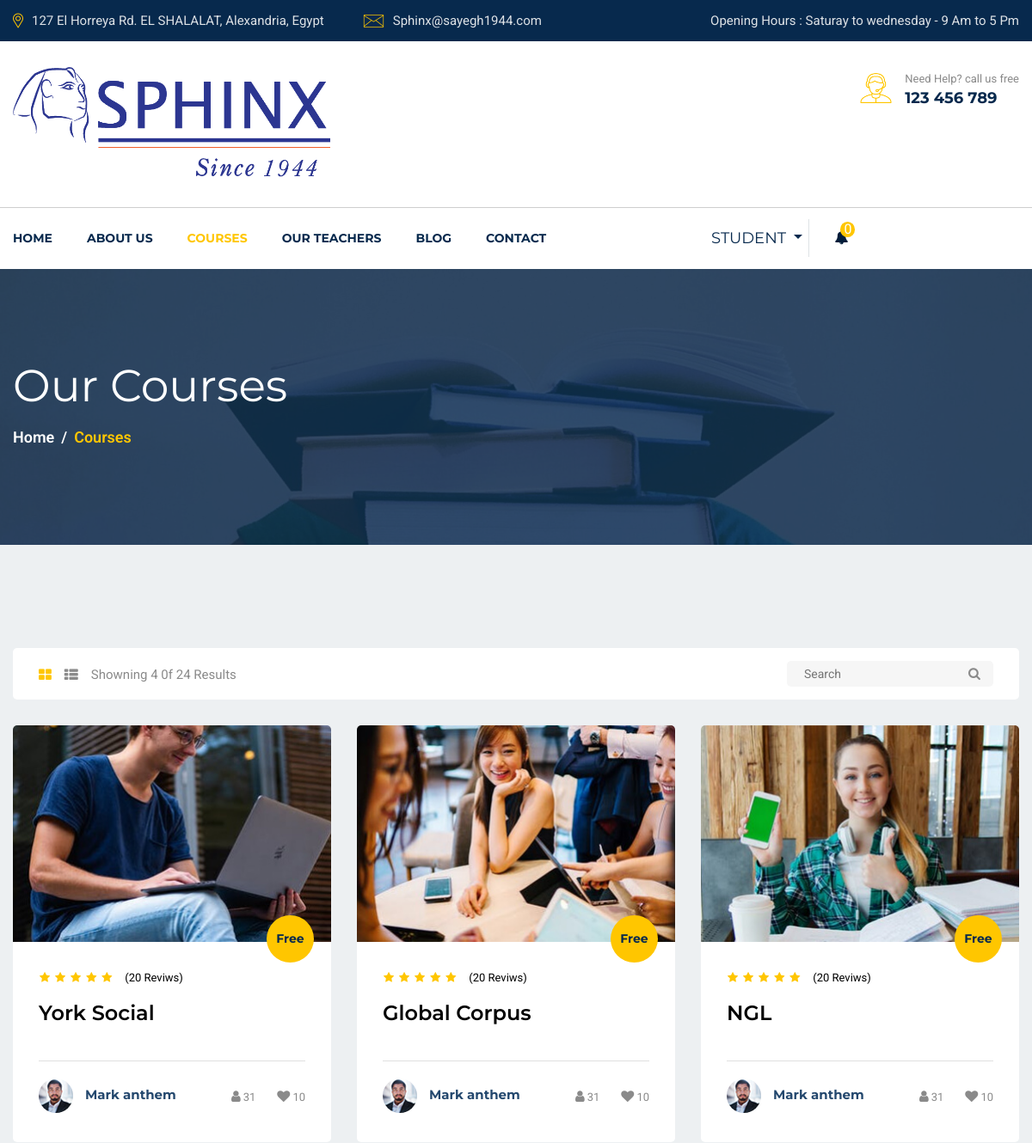
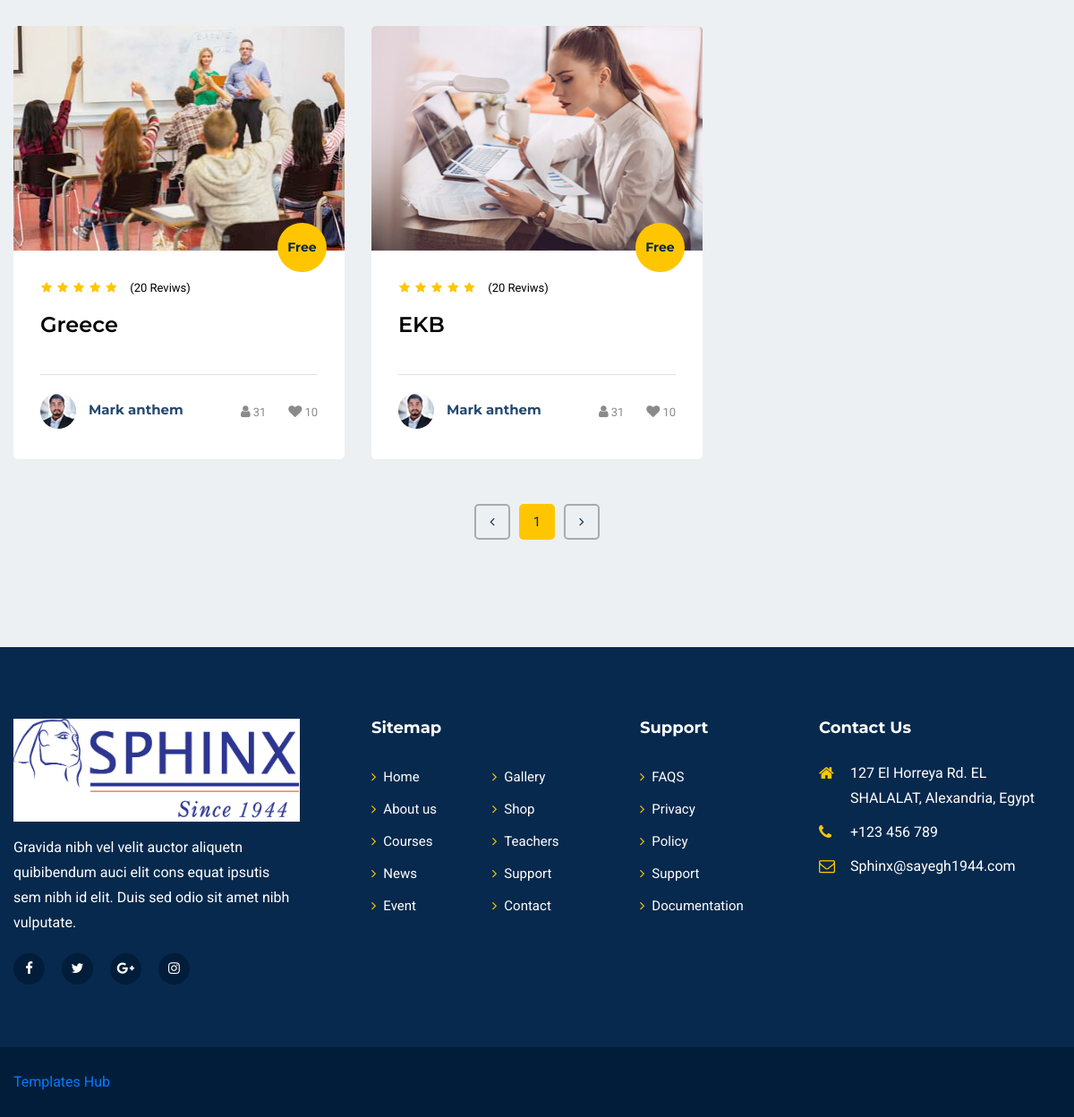
Screenshot of /courses.php (signed in) with the database file from the repository (2 pictures, top to bottom).
### tables this page shows
CREATE TABLE `courses` (
  `id` int(11) NOT NULL,
  `name` varchar(255) DEFAULT NULL,
  `photo` varchar(255) DEFAULT NULL
);

### courses.php (the view, shortened to what this page needs)
<?php
include "includes/header.php";
$sql = "SELECT * FROM `courses` ";
$result = $conn->query($sql);
$result = mysqli_fetch_all($result, MYSQLI_ASSOC);
?>
<section id="page-banner" class="pt-105 pb-110 bg_cover" data-overlay="8" style="background-image: url(images/page-banner-2.jpg)">
    <div class="container">
        <div class="row">
            <div class="col-lg-12">
                <div class="page-banner-cont">
                    <h2>Our Courses</h2>
                    <nav aria-label="breadcrumb">
                        <ol class="breadcrumb">
                            <li class="breadcrumb-item"><a href="#">Home</a></li>
                            <li class="breadcrumb-item active" aria-current="page">Courses</li>
                        </ol>
                    </nav>
                </div>
            </div>
        </div>
    </div>
</section>
<section id="courses-part" class="pt-120 pb-120 gray-bg">
    <div class="container">
        <div class="row">
            <div class="col-lg-12">
                <div class="courses-top-search">
                    <ul class="nav float-left" id="myTab" role="tablist">
                        <li class="nav-item">
                            <a class="active" id="courses-grid-tab" data-toggle="tab" href="#courses-grid" role="tab" aria-controls="courses-grid" aria-selected="true"><i class="fa fa-th-large"></i></a>
                        </li>
                        <li class="nav-item">
                            <a id="courses-list-tab" data-toggle="tab" href="#courses-list" role="tab" aria-controls="courses-list" aria-selected="false"><i class="fa fa-th-list"></i></a>
                        </li>
                        <li class="nav-item">Showning 4 0f 24 Results</li>
                    </ul>
                    <div class="courses-search float-right">
                        <form action="#">
                            <input type="text" placeholder="Search">
                            <button type="button"><i class="fa fa-search"></i></button>
                        </form>
                    </div>
                </div>
            </div>
        </div>
        <div class="tab-content" id="myTabContent">
            <div class="tab-pane fade show active" id="courses-grid" role="tabpanel" aria-labelledby="courses-grid-tab">
                <div class="row">
                    <?php for ($i = 0; $i < count($result); $i++) { ?>
                        <div class="col-lg-4 col-md-6">
                            <div class="singel-course mt-30">
                                <div class="thum">
                                    <div class="image">
                                        <img src="images/course/cu-<?= $result[$i]["id"] ?>.jpg" alt="Course">
                                    </div>
                                    <div class="price">
                                        <span>Free</span>
                                    </div>
                                </div>
                                <div class="cont">
                                    <ul>
                                        <li><i class="fa fa-star"></i></li>
                                        <li><i class="fa fa-star"></i></li>
                                        <li><i class="fa fa-star"></i></li>
                                        <li><i class="fa fa-star"></i></li>
                                        <li><i class="fa fa-star"></i></li>
                                    </ul>
                                    <span>(20 Reviws)</span><br>
                                    <a href="courses-singel.php?id=<?= $result[$i]["id"] ?>&course=<?= $result[$i]["name"] ?>">
                                        <h4><?= $result[$i]["name"] ?></h4>
                                    </a>
                                    <div class="course-teacher">
                                        <div class="thum">
                                            <a href="#"><img src="images/course/teacher/t-1.jpg" alt="teacher"></a>
                                        </div>
                                        <div class="name">
                                            <a href="#">
                                                <h6>Mark anthem</h6>
                                            </a>
                                        </div>
                                        <div class="admin">
                                            <ul>
                                                <li><a href="#"><i class="fa fa-user"></i><span>31</span></a></li>
                                                <li><a href="#"><i class="fa fa-heart"></i><span>10</span></a></li>
                                            </ul>
                                        </div>
                                    </div>
                                </div>
                            </div>
                        </div>
                    <?php } ?>
                </div>
            </div>
        </div>
        <div class="row">
            <div class="col-lg-12">
                <nav class="courses-pagination mt-50">
                    <ul class="pagination justify-content-center">
                        <li class="page-item">
                            <a href="#" aria-label="Previous">
                                <i class="fa fa-angle-left"></i>
                            </a>
                        </li>
                        <li class="page-item"><a class="active" href="#">1</a></li>
                        <li class="page-item">
                            <a href="#" aria-label="Next">
                                <i class="fa fa-angle-right"></i>
                            </a>
                        </li>
                    </ul>
                </nav>
            </div>
        </div>
    </div>
</section>
<?php
include "includes/footer.php";
?>

### rows the page displays
courses: shows a picture, name "York Social"
courses: shows a picture, name "Global Corpus"
courses: shows a picture, name "NGL"
courses: shows a picture, name "Greece"
courses: shows a picture, name "EKB"

### other values shown
$_SESSION["username"] "STUDENT"
